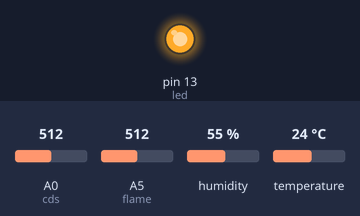
A sketch run on a simulated Arduino Uno, built with avr-gcc and run on an emulated ATmega328P. Shown: output pins drawn as LEDs (lit = HIGH). The inputs (shaded band) are chosen by the test bench; at power-on: A0 (cds) = 512, A5 (flame) = 512, humidity 55 %, temperature 24 °C. What the sketch prints to the serial monitor is not drawn.

Above: at 0.1 s.
Timing chart, 0 to 1.6 s (numbered marks = the images above):
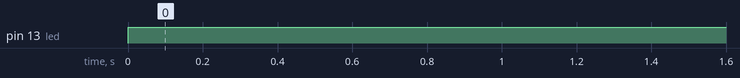

Measured:
- by itself, pin 13 (led): LOW → HIGH at 0.00 s

The sketch:

arduino_RP_Project.ino
```cpp
#include <MsTimer2.h>
#include <DFRobot_DHT11.h>

DFRobot_DHT11 DHT;
#define DHT11_PIN 8

int led = 13;
int flame = A5;
int state = 0;
int cds = A0;
int flame_state;

boolean sensor_read = 0;
char msg[15];
void setup() {
  // put your setup code here, to run once:
  MsTimer2::set(1000, test);
  MsTimer2::start();

  pinMode(led, OUTPUT);
  pinMode(flame, INPUT);
  pinMode(cds, INPUT);
  Serial.begin(9600);
}

void loop() {
  // put your main code here, to run repeatedly:
  cds = analogRead(A0)-250;
  state = analogRead(A5);


  digitalWrite(led, LOW);

  if(state > 0)
  {
    Serial.println("ON");
    digitalWrite(led, HIGH);
    delay(100);
    flame_state = 1;

  }
  else
  {
    Serial.println("OFF");
    digitalWrite(led, LOW);
    delay(100);
    flame_state = 0;
  }

  if(sensor_read)
  {
    char temp, humi;
    DHT.read(DHT11_PIN);
    temp = DHT.temperature;
    humi = DHT.humidity;

    sprintf(msg, "%d:%d:%d:%dL", humi, temp, flame_state, cds);
    //Serial.write(msg);
    Serial.println(msg);
    Serial.println(state);

  }
  sensor_read = 0;
}

void test()
{
  sensor_read = !sensor_read;
}
```
